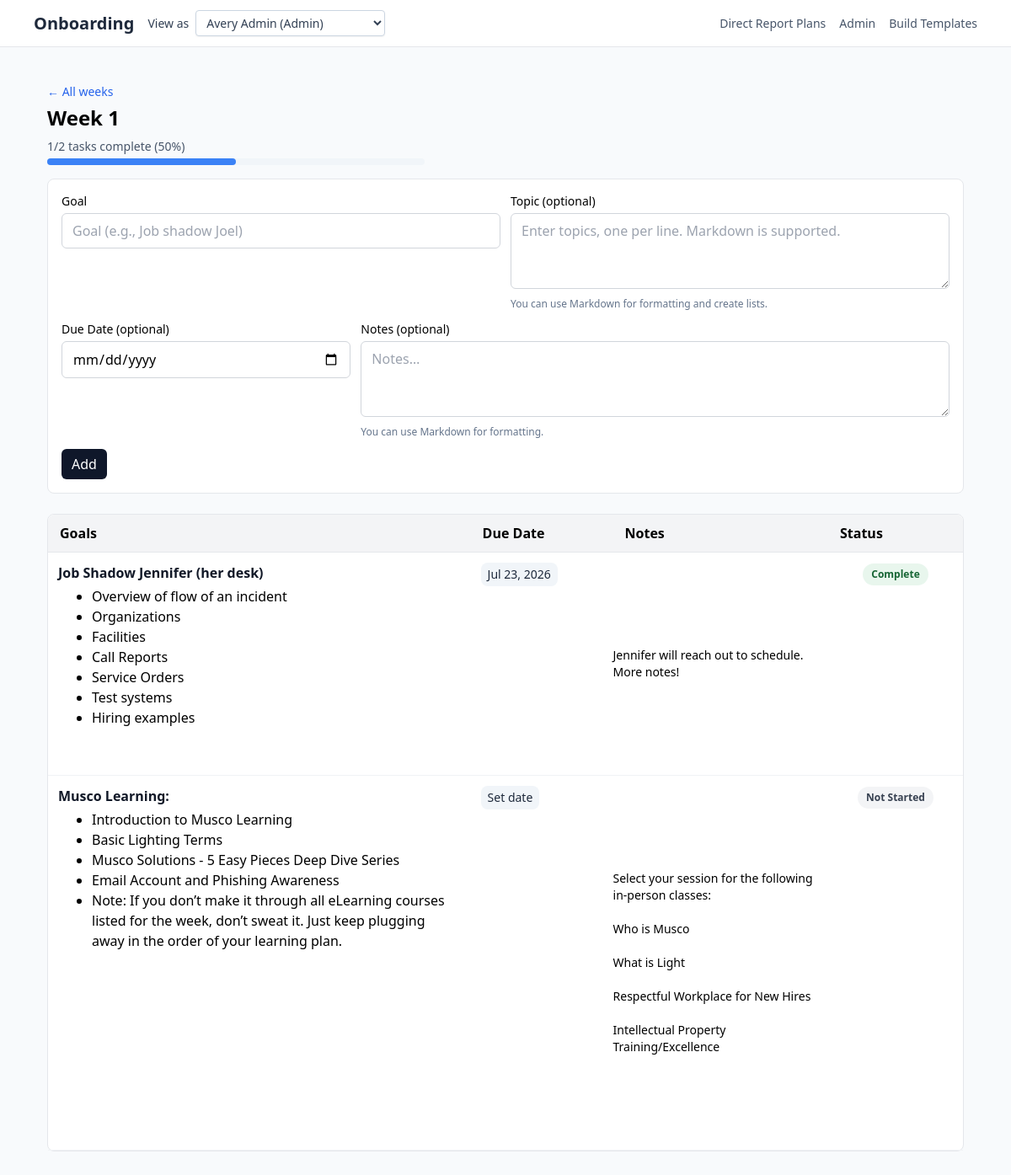
/weeks/44, run on an earlier commit of the app's database.
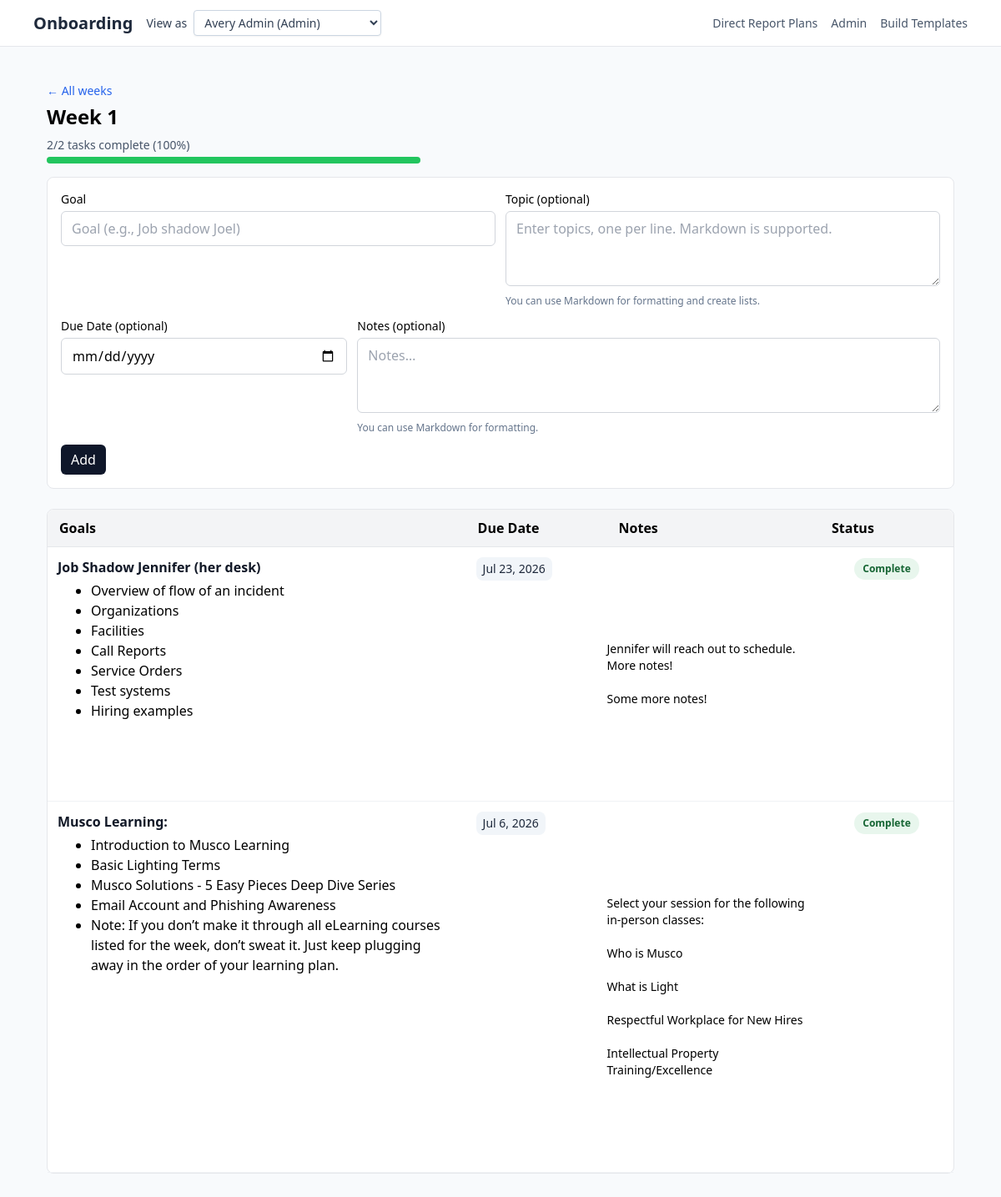
And on a later commit of the database.
### Onboarding/models.py (models this page shows, shortened)
class Task(db.Model):
    __tablename__ = "tasks"
    id = db.Column(db.Integer, primary_key=True)
    week_id = db.Column(db.Integer, db.ForeignKey("weeks.id"), nullable=False)
    week = db.relationship("Week", back_populates="tasks")
    title = db.Column(db.String(255), nullable=True)
    goal = db.Column(db.String(255), nullable=True)
    topic = db.Column(db.Text, nullable=True)
    due_date = db.Column(db.Date, nullable=True)  # <-- add this
    status = db.Column(
        db.String(32), nullable=False, default=StatusEnum.NOT_STARTED.value
    )
    notes = db.Column(db.Text, nullable=False, default="")
    sort_order = db.Column(db.Integer, nullable=True)
    def formatted_due_date(self) -> str:
        if not self.due_date:
            return ""
        return self.due_date.strftime("%b %d, %Y").replace(" 0", " ")
    def is_complete(self):
        return self.status == StatusEnum.COMPLETE.value

### app.py (the view)
@app.get("/weeks/<int:week_id>")
def week_detail(week_id: int):
    user = optional_current_user()
    if _has_header_principal():
        w = Week.query.options(selectinload(Week.tasks)).get(week_id)
        if not w:
            abort(404)
        ensure_week_access(get_current_principal(), w)
    else:
        if user is None:
            abort(404, description="No users available")
        w = ensure_week_for_user(week_id, user)
    tasks = (
        Task.query.filter_by(week_id=w.id)
        .order_by(Task.sort_order.asc(), Task.id.asc())
        .all()
    )
    return render_template(
        "week_detail.html",
        w=w,
        tasks=tasks,
        user=user or {"role": "guest"},
        progress=week_progress(w),
    )

### Onboarding/policy.py (called while the page is built, shortened)
def can_access_week(principal: Principal, week: Week) -> bool:
    role = principal.normalized_role()
    if role == "admin":
        return True

def ensure_week_access(principal: Principal, week: Week) -> None:
    if not can_access_week(principal, week):
        abort(403)

    def normalized_role(self) -> str:
        return (self.role or "").lower()

### app.py (called while the page is built, shortened)
def current_user() -> User:
    email = (
        request.headers.get("X-User-Email")
        or request.args.get("as_user")
        or session.get("as_user")
    )
    query = User.query.options(selectinload(User.onboarding_plan))
    user = query.order_by(User.id.asc()).first()
    if not user:
        abort(404, description="No users available")
    return user

def optional_current_user() -> User | None:
    try:
        return current_user()
    except Exception:
        return None

def resolve_principal(user: User) -> Principal:
    if "X-User-Role" in request.headers or "X-User-Id" in request.headers:
        return get_current_principal()
    return Principal(user_id=user.id, role=user.role)

@app.context_processor
def inject_markdown_renderer():
    return dict(render_markdown=render_markdown)

### templates/week_detail.html (shortened to what the changed rows need)
{% extends "base.html" %}
{% block content %}
<div class="max-w-7xl mx-auto px-4 py-6">
  <div class="mb-4">
    <h1 class="text-2xl font-semibold mt-1">{{ w.title }}</h1>
    {% if progress and progress.total > 0 %}
    <div class="mt-2 max-w-md">
      <div class="flex items-center justify-between text-sm text-slate-600 mb-1">
        <span>{{ progress.done }}/{{ progress.total }} tasks complete ({{ progress.percent }}%)</span>
      </div>
      <div class="w-full bg-slate-100 rounded-full h-2">
        <div class="h-2 rounded-full {% if progress.percent == 100 %}bg-green-500{% else %}bg-blue-500{% endif %}" style="width: {{ progress.percent }}%"></div>
      </div>
    </div>
    {% endif %}
  </div>
  <div class="bg-white border border-gray-200 rounded-lg">
    <table class="table">
      <thead>
        <tr>
          <th class="w-1/2">Goals</th>
          <th class="w-1/6">Due Date</th>
          <th class="w-1/4">Notes</th>
          <th class="text-center w-[240px]">Status</th>
        </tr>
      </thead>
      <tbody>
        {% for t in tasks or w.tasks %}
        <tr class="align-top" id="task-{{ t.id }}">
          <td class="col-goal">
            <div class="goal-title text-black font-bold">
              {{ t.goal or t.title or t.name }}
            </div>
            {% macro clean(s) -%}
              {{- s.replace('Topic:', '').replace('topic:', '').strip(' :') -}}
            {%- endmacro %}
            {% set raw_topics = t.topic or t.topics %}
            {% if raw_topics %}
              {% set pieces = raw_topics.split('\n') if '\n' in raw_topics else raw_topics.split(';') %}
              {% set cleaned = [] %}
              {% for p in pieces %}
                {% set itm = clean(p.strip()) %}
                {% if itm %}{% set _ = cleaned.append(itm) %}{% endif %}
              {% endfor %}
              {% if cleaned|length > 1 %}
                <ul class="goal-topic list-disc pl-5 mt-1 prose">
                  {% for item in cleaned %}
                    <li>{{ render_markdown(item) | safe }}</li>
                  {% endfor %}
                </ul>
              {% elif cleaned|length == 1 %}
                <div class="goal-topic mt-1 text-muted prose">{{ render_markdown(cleaned[0]) | safe }}</div>
              {% endif %}
            {% endif %}
          </td>
          <td>
            {% include "_task_date_display.html" %}
          </td>
          <td
            class="notes-text"
            hx-get="{{ url_for('edit_notes_form', task_id=t.id) }}"
            hx-target="closest td"
            hx-swap="innerHTML"
            title="Click to edit notes"
          >
            {% include "_task_notes_display.html" %}
          </td>
          <td class="text-center min-w-40">
            {% include "_task_status_display.html" %}
          </td>
        </tr>
        {% else %}
        <tr><td colspan="4" class="text-muted">No tasks yet. Add one above.</td></tr>
        {% endfor %}
      </tbody>
    </table>
  </div>
</div>
{% endblock %}

### templates/_task_date_display.html
<div
  class="inline-flex items-center gap-2 cursor-pointer"
  hx-get="{{ url_for('edit_date_form', task_id=t.id, as_user=user.email) }}"
  hx-target="closest td"
  hx-swap="innerHTML"
  aria-label="Edit due date"
  title="Click to change due date"
  tabindex="0"
>
  <span class="inline-block px-2 py-1 rounded-lg text-sm bg-slate-100 text-slate-800">
    {{ t.formatted_due_date() if t.due_date else "Set date" }}
  </span>
</div>

### templates/_task_notes_display.html
<div
  class="notes-display whitespace-pre-wrap text-sm cursor-pointer prose"
  hx-get="{{ url_for('edit_notes_form', task_id=t.id, as_user=user.email) }}"
  hx-target="closest td"
  hx-swap="innerHTML"
  title="Click to edit notes"
>
  {% if t.notes %}
    {{ render_markdown(t.notes) | safe }}
  {% else %}
    <span class="text-slate-400 italic">Click to add notes</span>
  {% endif %}
</div>

### templates/_task_status_display.html
{% set s = (t.status or 'Not Started') %}
<div
  class="inline-block cursor-pointer"
  hx-get="{{ url_for('edit_status_form', task_id=t.id, as_user=user.email) }}"
  hx-target="closest td"
  hx-swap="innerHTML"
  title="Click to change status"
>
  <span class="badge
               {% if s == 'Complete' %}badge-green
               {% elif s == 'In Progress' %}badge-blue
               {% else %}badge-gray{% endif %}">
    {{ s }}
  </span>
</div>

What changed in the data, as far as the page shows it:
changed Task "Job Shadow Jennifer (her desk)": notes "Jennifer will reach out to schedule. More notes!" → "Jennifer will reach out to schedule. More notes! Some more notes!"
changed Task "Musco Learning:": due_date "Set date" → "Jul 6, 2026"; status "Not Started" → "Complete"
Also different on the page:
{{ progress.done }}: "1" → "2"
{{ progress.percent }}: "50" → "100"
{{ progress.percent }}: 50 → 100 (drawn)
